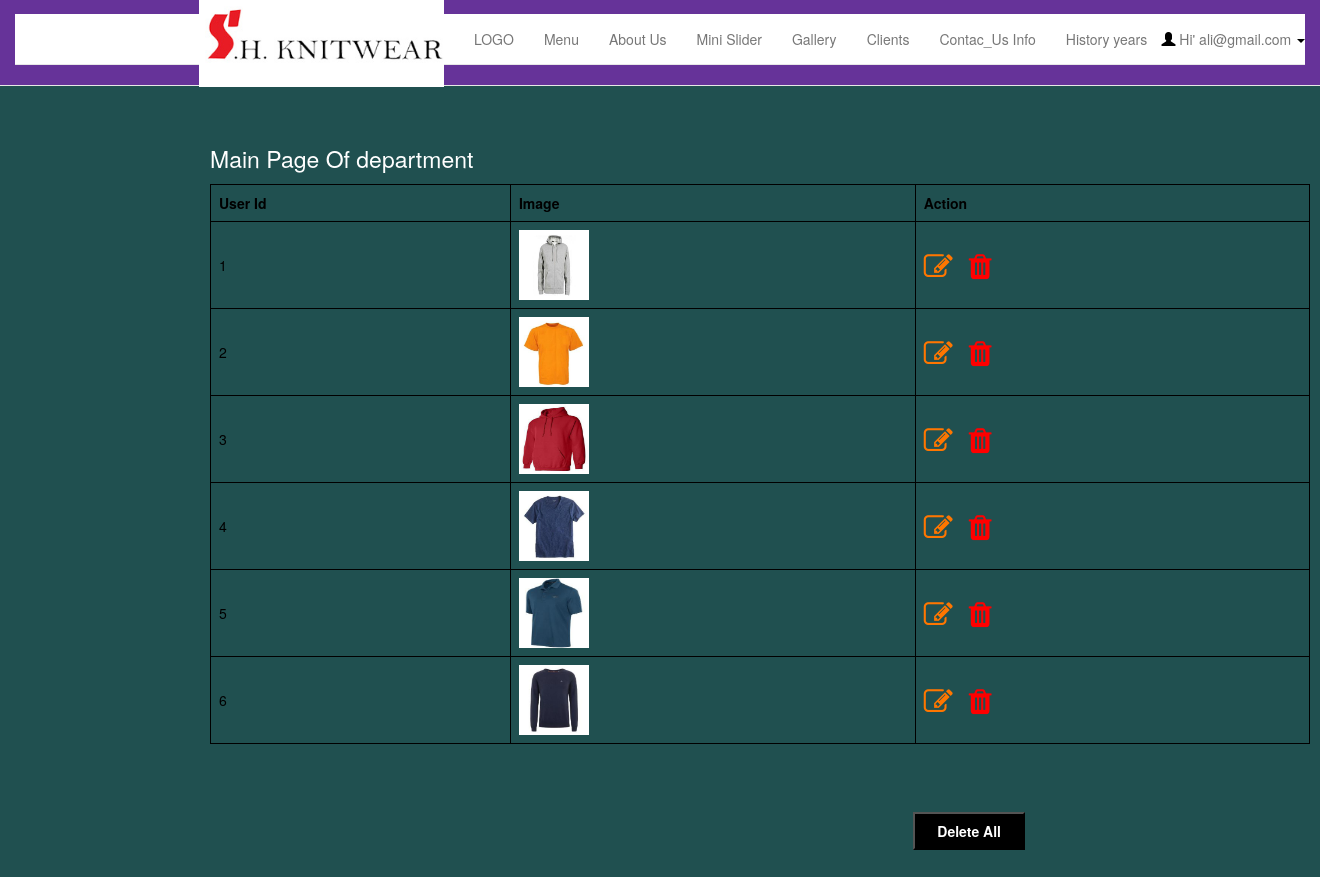
The page /admin/mange_gallery.php (signed in) on the database its author committed.
### tables this page shows
CREATE TABLE `users` (
  `userId` int(11) NOT NULL,
  `userName` varchar(30) NOT NULL,
  `userEmail` varchar(60) NOT NULL,
  `userPass` varchar(255) NOT NULL
);

CREATE TABLE `gallery` (
  `user_id` int(11) NOT NULL,
  `image` varchar(50) NOT NULL
);

### admin/mange_gallery.php (the view, shortened to what this page needs)
<?php
include "config.php";
include "header.php";
?>
<html>
<head>
<link rel="stylesheet" href="https://cdnjs.cloudflare.com/ajax/libs/font-awesome/4.7.0/css/font-awesome.min.css">
</head>
<body>
<table style="width:1100px;  margin:135px 210px; ">
<caption style="color: #fff; font-size: 23px;">Main Page Of department </caption>
<tr>
    <th>User Id</th>
    <th>Image</th>
    <th>Action</th>
</tr>
                    <?php
                        $sql = "SELECT * FROM gallery ";
                           $result = $conn->query($sql);
                           if ($result->num_rows > 0) {
                            while($row = $result->fetch_assoc()) {
                            $user_id = $row["user_id"];
                            $image= $row['image'];
                    ?>
                    <tr>
                        <td><?php echo $user_id; ?></td>
                        <td><img src="gallery/<?php echo $image; ?>" height="70px;" width="70px;" /></td>
                        <td>
                            <a href="update_gallery.php?id=<?php echo $user_id; ?>" style="font-size: 29px;" ><i class="fa fa-pencil-square-o" aria-hidden="true" style="color: #ff7600;"></i></a>
                            <a href="del_gallery.php?id=<?php echo $user_id; ?>" onClick="return do_confirm();" style="margin-left:12px; font-size: 29px;"><i class="fa fa-trash" aria-hidden="true" style="color: red;"></i></a>
                        </td>
                    </tr>
                    <?php }} ?>
</table>
                    <?php
                        $sql = "SELECT * FROM gallery ";
                           $result = $conn->query($sql);
                           if ($result->num_rows > 0) {
                            while($row = $result->fetch_assoc()) {
                            $user_id= $row['user_id'];
                    ?>
                        <a href="all_del_gallery.php?id=<?php echo $user_id; ?>" onClick="return do_confirm();">
                            <input type="submit" name="submit" value="Delete All" style="background-color: #000; color: #fff;">
                        </a>
                    <?php }} ?>
</body>
</html>

### admin/header.php (shortened to what this page needs)
<?php
	require_once 'dbconnect.php';
	$res=mysqli_query($conn,"SELECT * FROM users WHERE userId=".$_SESSION['user']);
	$userRow=mysqli_fetch_array($res);
?>
<!DOCTYPE html>
<html>
<head>
<link rel="stylesheet" href="assets/css/bootstrap.min.css" type="text/css"  />
<link rel="stylesheet" href="style.css" type="text/css" />
	<link href="http://netdna.bootstrapcdn.com/bootstrap/3.3.5/css/bootstrap.css" rel="stylesheet">
<link rel="stylesheet" href="https://cdnjs.cloudflare.com/ajax/libs/font-awesome/4.7.0/css/font-awesome.min.css">
</head>
<body style="background-color:rgb(32, 80, 80);">
	<nav class="navbar navbar-default navbar-fixed-top">
      <div class="container-fluid" style="    background: rebeccapurple;">
        <div class="navbar-header">
          <a class="navbar-brand" href="home.php"><img src="1.png"  width="169px"></a>
        </div>
        <div id="navbar" class="navbar-collapse collapse dropdown" style="margin-top:14px;">
			<div id="navbar">
					  <nav class="navbar navbar-default navbar-static-top" role="navigation">
						<div class="navbar-header">
						  <a class="navbar-brand"href="home.php"><img src="logo1.jpg" style="margin-top:-29px; width: 245px;"></a>
						</div>
						<div class="collapse navbar-collapse" id="navbar-collapse-1" style="    background: white;">
						  <ul class="nav navbar-nav">
							<li><a href="mange_logo.php">LOGO</a></li>
							<li class="dropdown">
							  <a href="home.php" class="dropdown-toggle" data-toggle="dropdown">Menu</a>
							</li>
							<li class="dropdown">
							  <a href="home.php" class="dropdown-toggle" data-toggle="dropdown">About Us</a>
							</li>
							<li class="dropdown">
							  <a href="home.php" class="dropdown-toggle" data-toggle="dropdown">Mini Slider </a>
							</li>
							<li class="dropdown">
							  <a href="home.php" class="dropdown-toggle" data-toggle="dropdown">Gallery </a>
							</li>
							<li class="dropdown">
							  <a href="home.php" class="dropdown-toggle" data-toggle="dropdown">Clients </a>
							</li>
							<li class="dropdown">
							  <a href="home.php" class="dropdown-toggle" data-toggle="dropdown">Contac_Us Info </a>
							</li>
							<li class="dropdown">
							  <a href="home.php" class="dropdown-toggle" data-toggle="dropdown">History years </a>
							</li>
						  </ul>
						</div>
						 	<ul class="nav navbar-nav navbar-right">
					            <li class="dropdown" style="margin-top:-50px;">
					              <a href="#" class="dropdown-toggle" data-toggle="dropdown" role="button" aria-haspopup="true" aria-expanded="false">
								  <span class="glyphicon glyphicon-user"></span>&nbsp;Hi' <?php echo $userRow['userEmail']; ?>&nbsp;<span class="caret"></span></a>
					            </li>
					         </ul>
					  </nav>
				</div>
        </div>
      </div>
    </nav>

### admin/style.css (style rules this page uses)
* { margin:0; padding:0; }
@media (min-width: 768px) { #navbar { text-align: center; } }

### admin/header.php (style rules this page uses)
* { padding:0px; margin:0px; color: black; }
table, th,td { border: 1px solid black; border-collapse: collapse; }
th, td { padding: 8px; }

### admin/mange_gallery.php (style rules this page uses)
* { padding:0px; margin:0px; }
table, th,td { border: 1px solid black; border-collapse: collapse; }
th, td { padding: 8px; }
input { float: right; margin-right: 295px; margin-top: -67px; padding: 7px 22px; font-weight: 700; background-clip: padding-box; }
th { color: #000; }

### rows shown on the page
users: userEmail "ali@gmail.com"
gallery: user_id "1", image (picture)
gallery: user_id "2", image (picture)
gallery: user_id "3", image (picture)
gallery: user_id "4", image (picture)
gallery: user_id "5", image (picture)
gallery: user_id "6", image (picture)
